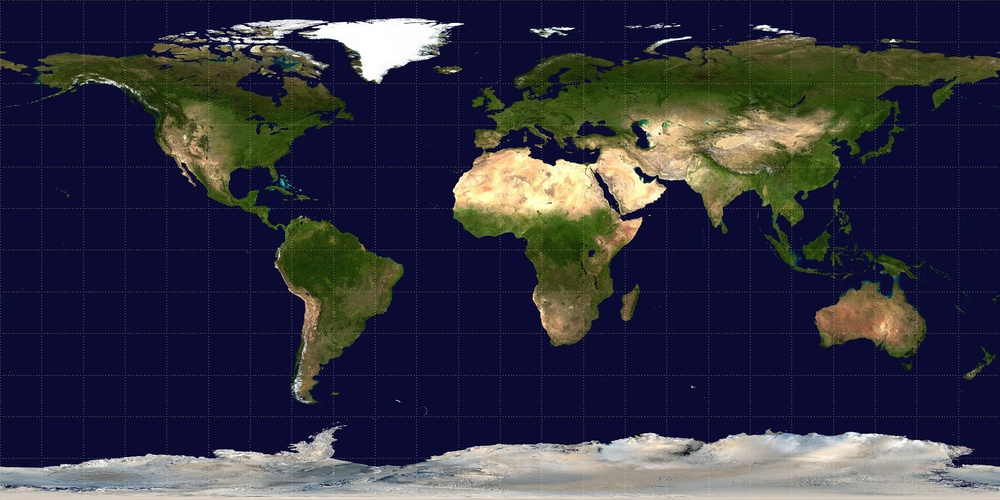
#> input picture Unit 1_Earthquakes/earth.jpg, 1000 x 500 px, shrunk from 2048 x 1025 before the run
$ python quakes_final.project.py
#> lines starting #> are read from the running program, lines starting #| are printed output that depends on the picture
import matplotlib.pyplot as plt
image = plt.imread("earth.jpg")
#> image is the input picture: shape (500, 1000, 3); mean R, G, B 50.8, 50.8, 65.5
image = plt.imread("plates.png")
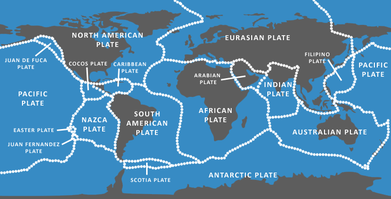
#> input picture Unit 1_Earthquakes/plates.png, 391 x 199 px, shrunk from 800 x 407 before the run
#> image is the input picture: shape (199, 391, 3) float32; mean R, G, B 0.315, 0.528, 0.673
fig, ax = plt.subplots()

ax.imshow(image, extent = [-180,180,-90,90])

quakes = open("currentQuakes.txt", 'r')
#> (reads Unit 1_Earthquakes/currentQuakes.txt from the repository)
quakes.readline()

lats = []
lons = []
cols = []


### ADD IN conditionals for colors based on mags
for quake in quakes:
	quake_data = quake.split(',')
	lat = float(quake_data[1])
	lon = float(quake_data[2])
	lats.append(lat)
	lons.append(lon)
	if float(quake_data[4]) < 3.5:
		cols.append([25/255,25/255,75/255])
	elif float(quake_data[4]) < 5.0:
		cols.append([0/255,0/255,250/255])
	else:
		cols.append([150/255,150/255,250/255])

# [18 lines of commented-out code are left out]

plt.scatter(x=lons,y=lats, c= cols)
plt.show()
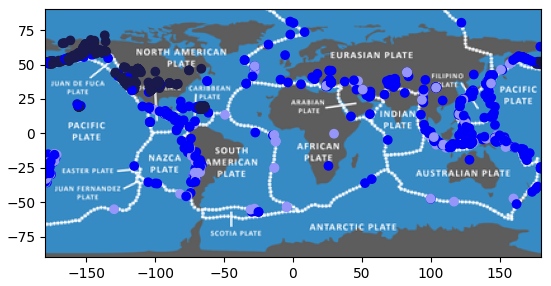
#> figure drawn by matplotlib, 1 panel
